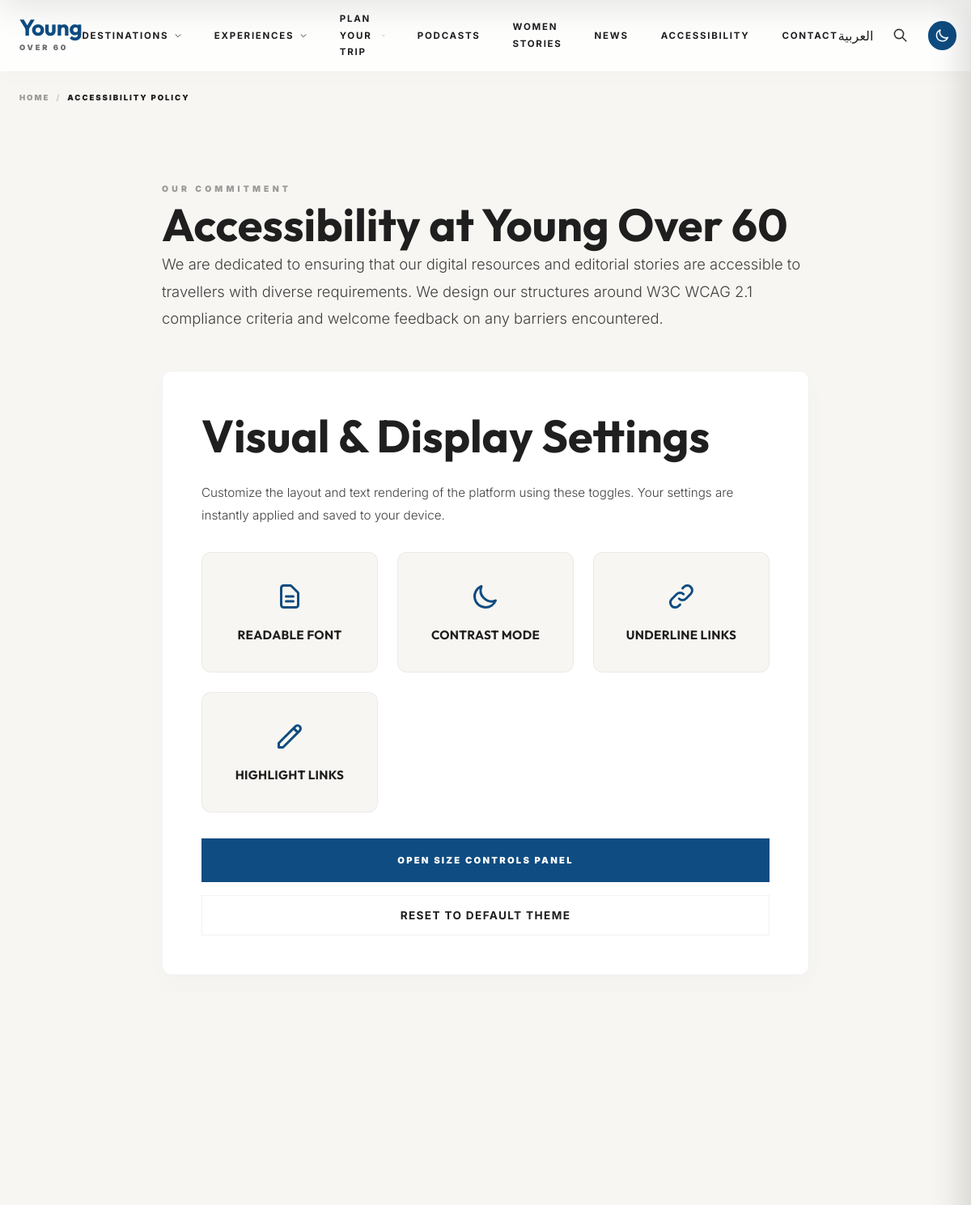
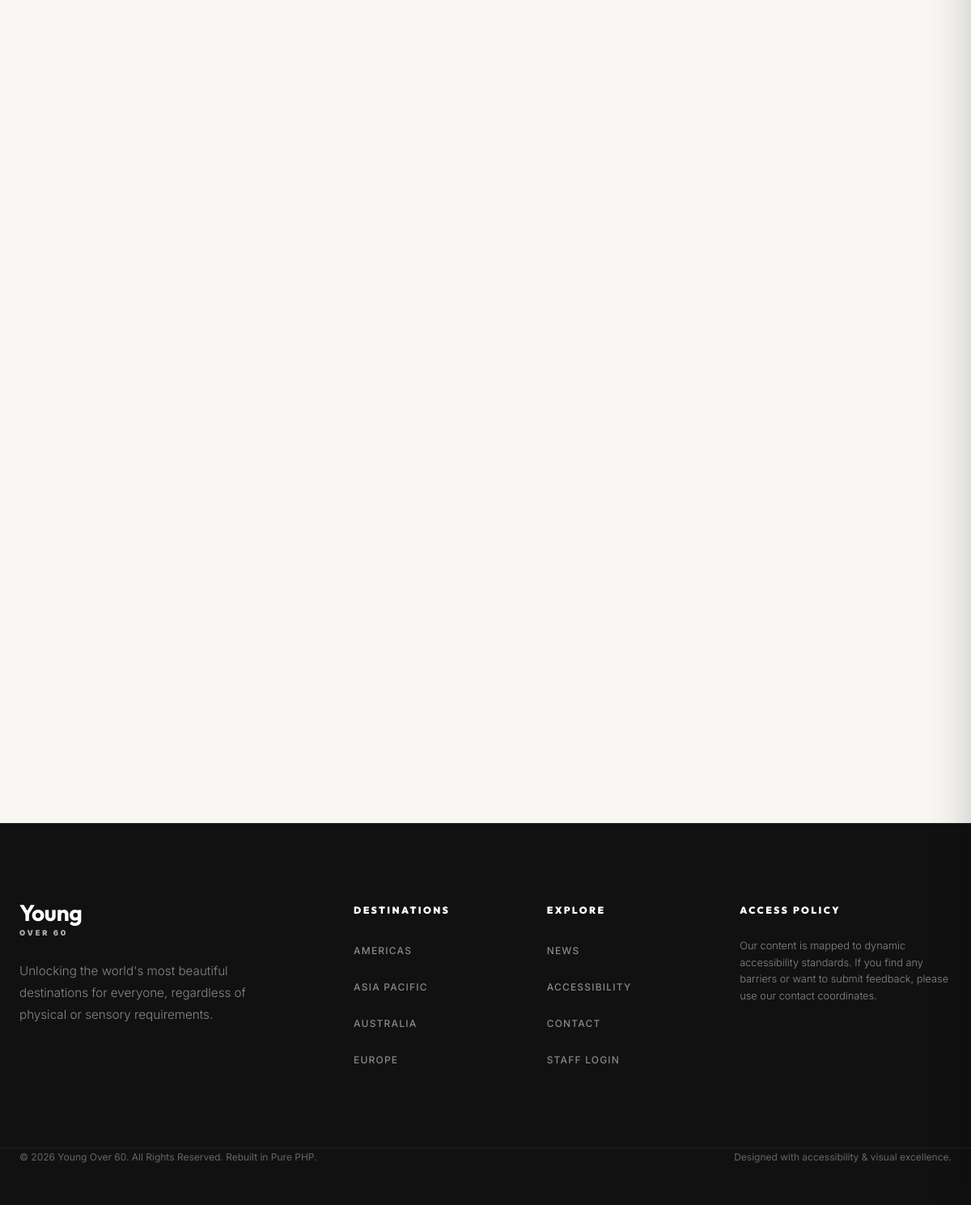
Page /accessibility on the committed database (2 pictures, top to bottom).
### tables this page shows
CREATE TABLE `site_settings` (
  `id` INT PRIMARY KEY DEFAULT 1,
  `siteName_en` VARCHAR(255) NOT NULL DEFAULT 'Travel Without Limits',
  `siteName_ar` VARCHAR(255) DEFAULT NULL,
  `logoUrl` VARCHAR(255) DEFAULT NULL,
  `logoDarkUrl` VARCHAR(255) DEFAULT NULL,
  `heroBackgroundUrl_en` VARCHAR(255) DEFAULT NULL,
  `heroBackgroundUrl_ar` VARCHAR(255) DEFAULT NULL,
  `metaTitle_en` VARCHAR(255) DEFAULT NULL,
  `metaTitle_ar` VARCHAR(255) DEFAULT NULL,
  `metaDescription_en` TEXT DEFAULT NULL,
  `metaDescription_ar` TEXT DEFAULT NULL,
  `ogImage` VARCHAR(255) DEFAULT NULL,
  `faviconUrl` VARCHAR(255) DEFAULT NULL,
  `primaryColor` VARCHAR(50) NOT NULL DEFAULT '#0F4C81',
  `secondaryColor` VARCHAR(50) NOT NULL DEFAULT '#1e3c5a',
  `accentColor` VARCHAR(50) NOT NULL DEFAULT '#D4A75C',
  `backgroundColor` VARCHAR(50) NOT NULL DEFAULT '#F8F6F2',
  `textColor` VARCHAR(50) NOT NULL DEFAULT '#1F1F1F',
  `surfaceColor` VARCHAR(50) NOT NULL DEFAULT '#ffffff',
  `borderColor` VARCHAR(50) NOT NULL DEFAULT 'rgba(0,0,0,0.05)',
  `themeMode` VARCHAR(50) NOT NULL DEFAULT 'light',
  `fontFamily` VARCHAR(255) NOT NULL DEFAULT 'Outfit',
  `fontFamilyBody` VARCHAR(255) NOT NULL DEFAULT 'Inter',
  `fontFamilyAr` VARCHAR(255) NOT NULL DEFAULT 'Cairo',
  `fontFamilyArBody` VARCHAR(255) NOT NULL DEFAULT 'Cairo',
  `fontSize` VARCHAR(50) NOT NULL DEFAULT '16px',
  `headingWeight` VARCHAR(50) NOT NULL DEFAULT '700',
  `bodyWeight` VARCHAR(50) NOT NULL DEFAULT '400',
  `letterSpacing` VARCHAR(50) NOT NULL DEFAULT 'normal',
  `lineHeight` VARCHAR(50) NOT NULL DEFAULT '1.8',
  `updated_at` DATETIME NOT NULL DEFAULT CURRENT_TIMESTAMP ON UPDATE CURRENT_TIMESTAMP
);

CREATE TABLE `menus` (
  `id` VARCHAR(36) PRIMARY KEY,
  `title_en` VARCHAR(255) NOT NULL,
  `title_ar` VARCHAR(255) DEFAULT NULL,
  `slug` VARCHAR(255) NOT NULL UNIQUE,
  `type` VARCHAR(50) NOT NULL,  
  `layoutType` VARCHAR(50) NOT NULL DEFAULT 'LIST',  
  `layoutConfig` LONGTEXT DEFAULT NULL,
  `order` INT NOT NULL DEFAULT 0,
  `isActive` TINYINT(1) NOT NULL DEFAULT 1,
  `created_at` DATETIME NOT NULL DEFAULT CURRENT_TIMESTAMP,
  `updated_at` DATETIME NOT NULL DEFAULT CURRENT_TIMESTAMP ON UPDATE CURRENT_TIMESTAMP
);

CREATE TABLE `categories` (
  `id` VARCHAR(36) PRIMARY KEY,
  `name_en` VARCHAR(255) NOT NULL,
  `name_ar` VARCHAR(255) DEFAULT NULL,
  `slug_en` VARCHAR(255) NOT NULL UNIQUE,
  `slug_ar` VARCHAR(255) DEFAULT NULL UNIQUE,
  `description_en` TEXT DEFAULT NULL,
  `description_ar` TEXT DEFAULT NULL,
  `image` VARCHAR(255) DEFAULT NULL,
  `alt_text_en` VARCHAR(255) DEFAULT NULL,
  `alt_text_ar` VARCHAR(255) DEFAULT NULL,
  `created_at` DATETIME NOT NULL DEFAULT CURRENT_TIMESTAMP,
  `updated_at` DATETIME NOT NULL DEFAULT CURRENT_TIMESTAMP ON UPDATE CURRENT_TIMESTAMP,
  INDEX `idx_categories_slug_en` (`slug_en`),
  INDEX `idx_categories_slug_ar` (`slug_ar`)
);

### classes/Database.php (called while the page is built, shortened)
<?php
class Database {
    private static $instance = null;
    private $pdo;
    private function __construct() {
        $dsn = "mysql:host=" . DB_HOST . ";port=" . DB_PORT . ";dbname=" . DB_NAME . ";charset=utf8mb4";
        $options = [
            PDO::ATTR_ERRMODE            => PDO::ERRMODE_EXCEPTION,
            PDO::ATTR_DEFAULT_FETCH_MODE => PDO::FETCH_ASSOC,
            PDO::ATTR_EMULATE_PREPARES   => false,
            PDO::MYSQL_ATTR_INIT_COMMAND => "SET NAMES utf8mb4 COLLATE utf8mb4_unicode_ci"
        ];
        try {
            $this->pdo = new PDO($dsn, DB_USER, DB_PASS, $options);
        } catch (PDOException $e) {
            die("Database Connection Failure: " . $e->getMessage());
        }
    }
    public static function getInstance() {
        if (self::$instance === null) {
            self::$instance = new Database();
        }
        return self::$instance;
    }
    public function getConnection() {
        return $this->pdo;
    }
}

### classes/SeoManager.php (the view, shortened to what this page needs)
<?php
class SeoManager {
    public static function renderMeta($type = 'home', $data = null) {
        $pm = new PostManager();
        $settings = $pm->getSiteSettings();
    }
}

### classes/PostManager.php (called while the page is built, shortened)
<?php
class PostManager {
    private $db;
    public function __construct($db = null) {
        if ($db instanceof PDO) {
            $this->db = $db;
        } else {
            $this->db = Database::getInstance()->getConnection();
        }
    }
    private function getCacheFilename($key) {
        $safeKey = '';
        if (isset($key) && is_string($key)) {
            $safeKey = $key;
        } elseif (isset($key)) {
            $safeKey = (string)$key;
        }
        return PATH_CACHE . '/twl_' . md5($safeKey) . '.json';
    }
    public function cacheGet($key) {
        $file = $this->getCacheFilename($key);
        return null;
    }
    public function cacheSet($key, $data) {
        $file = $this->getCacheFilename($key);
    }
    public function getSiteSettings() {
        $cacheKey = "site_settings_singleton";
        $cached = $this->cacheGet($cacheKey);
        $stmt = $this->db->prepare("SELECT * FROM site_settings WHERE id = 1 LIMIT 1");
        $stmt->execute();
        $settings = $stmt->fetch();
        return $settings;
    }
}

### classes/SeoManager.php (the view, shortened to what this page needs)
<?php
class SeoManager {
    public static function renderMeta($type = 'home', $data = null) {
        $pm = new PostManager();
        $settings = $pm->getSiteSettings();
    }
}

### includes/navbar.php (shortened to what this page needs)
<?php
$siteTitle = t($settings, 'siteName') ?: ($settings['siteName'] ?? 'Young Over 60');
$logoUrl = $settings['logoUrl'] ?? null;
$titleParts = explode(' ', $siteTitle);
$firstWord = $titleParts[0] ?? '';
$remainingWords = implode(' ', array_slice($titleParts, 1));
$db = Database::getInstance()->getConnection();
$activeLang = defined('CURRENT_LANG') ? CURRENT_LANG : 'en';
$pm = new PostManager();
$cacheKey = "navigation_menu_data_lang_" . $activeLang;
$navigationData = $pm->cacheGet($cacheKey);
if (!$navigationData) {
    $menuQuery = $db->query("SELECT * FROM menus WHERE isActive = 1 ORDER BY `order` ASC");
    $menus = $menuQuery->fetchAll();
    $navigationData = [];
    foreach ($menus as $menu) {
        $secStmt = $db->prepare("SELECT * FROM menu_sections WHERE menuId = :menuId AND isActive = 1 ORDER BY `order` ASC");
        $secStmt->execute(['menuId' => $menu['id']]);
        $sections = $secStmt->fetchAll();
        $sectionsData = [];
        foreach ($sections as $section) {
            $linkStmt = $db->prepare("SELECT * FROM menu_links WHERE sectionId = :sectionId AND isActive = 1 ORDER BY `order` ASC");
            $linkStmt->execute(['sectionId' => $section['id']]);
            $links = $linkStmt->fetchAll();
            $sectionsData[] = [
                'id' => $section['id'],
                'title' => t($section, 'title'),
                'links' => $links
            ];
        }
        $bannerStmt = $db->prepare("SELECT * FROM menu_banners WHERE menuId = :menuId AND isActive = 1 LIMIT 1");
        $bannerStmt->execute(['menuId' => $menu['id']]);
        $banner = $bannerStmt->fetch();
        $navigationData[] = [
            'id' => $menu['id'],
            'title' => t($menu, 'title'),
            'type' => $menu['type'],
            'layoutType' => $menu['layoutType'],
            'sections' => $sectionsData,
            'banner' => $banner ? $banner : null
        ];
    }
}
$route_clean = $route_clean ?? '';
$queryString = !empty($_SERVER['QUERY_STRING']) ? '?' . $_SERVER['QUERY_STRING'] : '';
$queryString = preg_replace('/[?&]lang=[^&]*/', '', $queryString);
$enUrl = BASE_URL . '/en/' . ltrim($route_clean, '/') . $queryString;
$arUrl = BASE_URL . '/ar/' . ltrim($route_clean, '/') . $queryString;
?>
<nav class="navbar-sticky">
    <div class="container navbar-container">
        <a href="<?php echo url('/'); ?>" class="logo-link" aria-label="<?php echo __('nav_home'); ?>">
            <?php
            $logoDarkUrl = $settings['logoDarkUrl'] ?? null;
            if ($logoUrl || $logoDarkUrl):
            ?>
                <div class="logo-container" style="display: flex; align-items: center; height: 100%;">
                    <?php if ($logoUrl): ?>
                        <img src="<?php echo e($logoUrl); ?>" alt="<?php echo e($siteTitle); ?>" class="logo-light" style="height:100%; width:100%; object-fit: contain;" />
                    <?php endif; ?>
                    <?php if ($logoDarkUrl): ?>
                        <img src="<?php echo e($logoDarkUrl); ?>" alt="<?php echo e($siteTitle); ?>" class="logo-dark" style="height:100%; width:100%; object-fit: contain; <?php echo $logoUrl ? 'display: none;' : ''; ?>" />
                    <?php endif; ?>
                </div>
            <?php else: ?>
                <span class="logo-primary"><?php echo e($firstWord); ?></span>
                <span class="logo-sub"><?php echo e($remainingWords); ?></span>
            <?php endif; ?>
        </a>
        <ul class="nav-menu" role="menubar">
            <?php foreach ($navigationData as $item): ?>
                <li class="nav-item" role="none">
                    <?php if ($item['type'] === 'SIMPLE' && !empty($item['sections'][0]['links'][0]['url'])): ?>
                        <a href="<?php echo url($item['sections'][0]['links'][0]['url']); ?>" class="nav-link" role="menuitem">
                            <?php echo e(t($item, 'title')); ?>
                        </a>
                    <?php else: ?>
                        <div class="nav-link" role="menuitem" aria-haspopup="true" tabindex="0">
                            <?php echo e(t($item, 'title')); ?>
                            <svg class="nav-chevron" fill="none" stroke="currentColor" viewBox="0 0 24 24" xmlns="http://www.w3.org/2000/svg">
                                <path stroke-linecap="round" stroke-linejoin="round" stroke-width="2" d="M19 9l-7 7-7-7"></path>
                            </svg>
                        </div>
                    <?php endif; ?>
                </li>
            <?php endforeach; ?>
            <li class="nav-item" role="none">
                <a href="<?php echo url('podcasts'); ?>" class="nav-link" role="menuitem"><?php echo __('nav_podcasts'); ?></a>
            </li>
            <li class="nav-item" role="none">
                <a href="<?php echo url('women-stories'); ?>" class="nav-link" role="menuitem"><?php echo __('nav_stories'); ?></a>
            </li>
            <li class="nav-item" role="none">
                <a href="<?php echo url('news'); ?>" class="nav-link" role="menuitem"><?php echo __('nav_news'); ?></a>
            </li>
            <li class="nav-item" role="none">
                <a href="<?php echo url('accessibility'); ?>" class="nav-link" role="menuitem"><?php echo __('nav_accessibility'); ?></a>
            </li>
            <li class="nav-item" role="none">
                <a href="<?php echo url('contact'); ?>" class="nav-link" role="menuitem"><?php echo __('nav_contact'); ?></a>
            </li>
        </ul>
        <div class="navbar-actions" style="display: flex; align-items: center; gap: 1rem;">
            <div class="lang-switcher">
                <?php if ($activeLang === 'ar'): ?>
                    <a href="<?php echo $enUrl; ?>" class="lang-btn" aria-label="Switch to English">EN</a>
                <?php else: ?>
                    <a href="<?php echo $arUrl; ?>" class="lang-btn" aria-label="التحويل للعربية">العربية</a>
                <?php endif; ?>
            </div>
            <button class="action-btn" data-open-search aria-label="<?php echo __('nav_search_placeholder'); ?>">
                <svg class="action-icon" fill="none" stroke="currentColor" viewBox="0 0 24 24" xmlns="http://www.w3.org/2000/svg">
                    <path stroke-linecap="round" stroke-linejoin="round" stroke-width="2" d="M21 21l-6-6m2-5a7 7 0 11-14 0 7 7 0 0114 0z"></path>
                </svg>
            </button>
            <button class="action-btn action-btn-primary" data-open-accessibility aria-label="<?php echo __('acc_widget_title'); ?>">
                <svg class="action-icon" fill="none" stroke="currentColor" viewBox="0 0 24 24" xmlns="http://www.w3.org/2000/svg">
                    <path stroke-linecap="round" stroke-linejoin="round" stroke-width="2" d="M20.354 15.354A9 9 0 018.646 3.646 9.003 9.003 0 0012 21a9.003 9.003 0 008.354-5.646z"></path>
                </svg>
            </button>
        </div>
    </div>
</nav>

### includes/footer.php (shortened to what this page needs)
<?php
$db = Database::getInstance()->getConnection();
$activeLang = defined('CURRENT_LANG') ? CURRENT_LANG : 'en';
$pm = new PostManager();
$cacheKey = "footer_categories_lang_" . $activeLang;
$footerCats = $pm->cacheGet($cacheKey);
if (!$footerCats) {
    $footerCatsQuery = $db->query("SELECT * FROM categories WHERE slug_en IN ('australia', 'europe', 'asia-pacific', 'americas') LIMIT 4");
    $footerCats = $footerCatsQuery->fetchAll();
}
?>
<?php
$siteTitle = t($settings, 'siteName') ?: ($settings['siteName'] ?? 'Young Over 60');
$logoUrl = $settings['logoUrl'] ?? null;
$logoDarkUrl = $settings['logoDarkUrl'] ?? null;
$titleParts = explode(' ', $siteTitle);
$firstWord = $titleParts[0] ?? '';
$remainingWords = implode(' ', array_slice($titleParts, 1));
?>
    <footer class="footer-section">
        <div class="container footer-grid">
            <div class="footer-brand">
                <a href="<?php echo url('/'); ?>" class="logo-link logo-footer" aria-label="<?php echo __('nav_home'); ?>">
                    <?php if ($logoUrl || $logoDarkUrl): ?>
                        <div class="logo-container" style="display: flex; align-items: center; height: 3.5rem; width: 12rem; max-width: 100%;">
                            <?php if ($logoUrl): ?>
                                <img src="<?php echo e($logoUrl); ?>" alt="<?php echo e($siteTitle); ?>" class="logo-light" style="height:100%; width:100%; object-fit: contain; object-position: left;" />
                            <?php endif; ?>
                            <?php if ($logoDarkUrl): ?>
                                <img src="<?php echo e($logoDarkUrl); ?>" alt="<?php echo e($siteTitle); ?>" class="logo-dark" style="height:100%; width:100%; object-fit: contain; object-position: left; <?php echo $logoUrl ? 'display: none;' : ''; ?>" />
                            <?php endif; ?>
                        </div>
                    <?php else: ?>
                        <span class="logo-primary"><?php echo e($firstWord); ?></span>
                        <span class="logo-sub"><?php echo e($remainingWords); ?></span>
                    <?php endif; ?>
                </a>
                <p class="footer-desc">
                    <?php echo __('footer_about_desc'); ?>
                </p>
            </div>
            <div>
                <h4 class="footer-title"><?php echo __('footer_dest_title'); ?></h4>
                <ul class="footer-links">
                    <?php foreach ($footerCats as $fCat): ?>
                        <li>
                            <a href="<?php echo url('category/' . e(t($fCat, 'slug'))); ?>" class="footer-link">
                                <?php echo e(t($fCat, 'name')); ?>
                            </a>
                        </li>
                    <?php endforeach; ?>
                </ul>
            </div>
            <div>
                <h4 class="footer-title"><?php echo __('footer_explore_title'); ?></h4>
                <ul class="footer-links">
                    <li><a href="<?php echo url('news'); ?>" class="footer-link"><?php echo __('nav_news'); ?></a></li>
                    <li><a href="<?php echo url('accessibility'); ?>" class="footer-link"><?php echo __('nav_accessibility'); ?></a></li>
                    <li><a href="<?php echo url('contact'); ?>" class="footer-link"><?php echo __('nav_contact'); ?></a></li>
                    <li><a href="<?php echo url('admin/login'); ?>" class="footer-link"><?php echo __('btn_staff_login'); ?></a></li>
                </ul>
            </div>
            <div>
                <h4 class="footer-title"><?php echo __('footer_access_title'); ?></h4>
                <p class="footer-desc" style="font-size: 0.8rem; line-height: 1.6;">
                    <?php echo __('footer_access_desc'); ?>
                </p>
            </div>
        </div>
        <div class="container footer-bottom">
            <p><?php echo sprintf(__('footer_copy'), date('Y'), e($siteTitle)); ?></p>
            <p><?php echo __('footer_tagline'); ?></p>
        </div>
    </footer>
</body>
</html>

### rows in the picture
site_settings: siteName_en "Young", siteName_en "OVER 60"
menus: title_en "DESTINATIONS"
menus: title_en "EXPERIENCES"
menus: title_en "PLAN YOUR TRIP"
categories: name_en "AMERICAS"
categories: name_en "ASIA PACIFIC"
categories: name_en "AUSTRALIA"
categories: name_en "EUROPE"

### other values in the picture
__('nav_podcasts') "PODCASTS"
__('nav_stories') "WOMEN STORIES"
__('nav_news') "NEWS"
__('nav_accessibility') "ACCESSIBILITY"
__('nav_contact') "CONTACT"
__('nav_home') "HOME"
__($title) "ACCESSIBILITY POLICY"
$settings['siteName'] "Young Over 60"
__('footer_about_desc') "Unlocking the world's most beautiful destinations for everyone, regardless of physical or sensory requirements."
__('footer_dest_title') "DESTINATIONS"
__('footer_explore_title') "EXPLORE"
__('btn_staff_login') "STAFF LOGIN"
__('footer_access_title') "ACCESS POLICY"
__('footer_access_desc') "Our content is mapped to dynamic accessibility standards. If you find any barriers or want to submit feedback, please use our contact coordinates."
__('footer_tagline') "Designed with accessibility & visual excellence."
